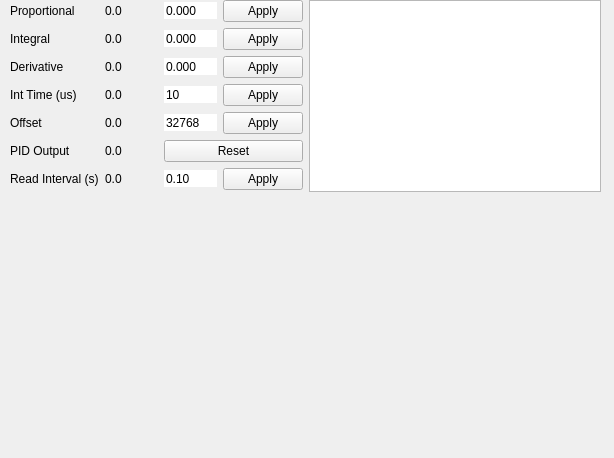
<?xml version="1.0" encoding="UTF-8"?>
<ui version="4.0">
 <class>MainWindow</class>
 <widget class="QMainWindow" name="MainWindow">
  <property name="geometry">
   <rect>
    <x>0</x>
    <y>0</y>
    <width>614</width>
    <height>458</height>
   </rect>
  </property>
  <property name="windowTitle">
   <string>Lockbox Monitor</string>
  </property>
  <property name="styleSheet">
   <string notr="true"/>
  </property>
  <property name="toolButtonStyle">
   <enum>Qt::ToolButtonIconOnly</enum>
  </property>
  <widget class="QWidget" name="centralwidget">
   <widget class="QWidget" name="verticalLayoutWidget">
    <property name="geometry">
     <rect>
      <x>10</x>
      <y>0</y>
      <width>591</width>
      <height>441</height>
     </rect>
    </property>
    <layout class="QVBoxLayout" name="verticalLayout_2">
     <item>
      <layout class="QHBoxLayout" name="horizontalLayout_2">
       <item>
        <layout class="QGridLayout" name="gridLayout">
         <item row="3" column="0">
          <widget class="QLabel" name="labe_int">
           <property name="text">
            <string>Int Time (us)</string>
           </property>
          </widget>
         </item>
         <item row="0" column="0">
          <widget class="QLabel" name="label_P">
           <property name="text">
            <string>Proportional</string>
           </property>
          </widget>
         </item>
         <item row="3" column="2">
          <widget class="QDoubleSpinBox" name="intput_int_time">
           <property name="frame">
            <bool>false</bool>
           </property>
           <property name="buttonSymbols">
            <enum>QAbstractSpinBox::NoButtons</enum>
           </property>
           <property name="decimals">
            <number>0</number>
           </property>
           <property name="maximum">
            <double>1000000.000000000000000</double>
           </property>
           <property name="value">
            <double>10.000000000000000</double>
           </property>
          </widget>
         </item>
         <item row="1" column="2">
          <widget class="QDoubleSpinBox" name="intput_I">
           <property name="frame">
            <bool>false</bool>
           </property>
           <property name="buttonSymbols">
            <enum>QAbstractSpinBox::NoButtons</enum>
           </property>
           <property name="decimals">
            <number>3</number>
           </property>
          </widget>
         </item>
         <item row="2" column="3">
          <widget class="QPushButton" name="set_D">
           <property name="text">
            <string>Apply</string>
           </property>
          </widget>
         </item>
         <item row="4" column="0">
          <widget class="QLabel" name="label_offset">
           <property name="text">
            <string>Offset</string>
           </property>
          </widget>
         </item>
         <item row="4" column="2">
          <widget class="QDoubleSpinBox" name="input_offset">
           <property name="frame">
            <bool>false</bool>
           </property>
           <property name="buttonSymbols">
            <enum>QAbstractSpinBox::NoButtons</enum>
           </property>
           <property name="decimals">
            <number>0</number>
           </property>
           <property name="maximum">
            <double>65535.000000000000000</double>
           </property>
           <property name="value">
            <double>32768.000000000000000</double>
           </property>
          </widget>
         </item>
         <item row="1" column="3">
          <widget class="QPushButton" name="set_I">
           <property name="text">
            <string>Apply</string>
           </property>
          </widget>
         </item>
         <item row="3" column="3">
          <widget class="QPushButton" name="set_int_time">
           <property name="text">
            <string>Apply</string>
           </property>
          </widget>
         </item>
         <item row="3" column="1">
          <widget class="QLabel" name="val_int">
           <property name="text">
            <string>0.0</string>
           </property>
          </widget>
         </item>
         <item row="4" column="3">
          <widget class="QPushButton" name="set_offset">
           <property name="text">
            <string>Apply</string>
           </property>
          </widget>
         </item>
         <item row="4" column="1">
          <widget class="QLabel" name="val_offset">
           <property name="text">
            <string>0.0</string>
           </property>
          </widget>
         </item>
         <item row="5" column="1">
          <widget class="QLabel" name="val_PIDout">
           <property name="text">
            <string>0.0</string>
           </property>
          </widget>
         </item>
         <item row="0" column="1">
          <widget class="QLabel" name="val_P">
           <property name="text">
            <string>0.0</string>
           </property>
          </widget>
         </item>
         <item row="2" column="0">
          <widget class="QLabel" name="label_D">
           <property name="text">
            <string>Derivative</string>
           </property>
          </widget>
         </item>
         <item row="6" column="0">
          <widget class="QLabel" name="label_read">
           <property name="text">
            <string>Read Interval (s)</string>
           </property>
          </widget>
         </item>
         <item row="0" column="2">
          <widget class="QDoubleSpinBox" name="input_P">
           <property name="frame">
            <bool>false</bool>
           </property>
           <property name="buttonSymbols">
            <enum>QAbstractSpinBox::NoButtons</enum>
           </property>
           <property name="keyboardTracking">
            <bool>true</bool>
           </property>
           <property name="decimals">
            <number>3</number>
           </property>
          </widget>
         </item>
         <item row="6" column="2">
          <widget class="QDoubleSpinBox" name="input_read">
           <property name="frame">
            <bool>false</bool>
           </property>
           <property name="buttonSymbols">
            <enum>QAbstractSpinBox::NoButtons</enum>
           </property>
           <property name="singleStep">
            <double>0.010000000000000</double>
           </property>
           <property name="value">
            <double>0.100000000000000</double>
           </property>
          </widget>
         </item>
         <item row="5" column="2" colspan="2">
          <widget class="QPushButton" name="reset">
           <property name="text">
            <string>Reset</string>
           </property>
          </widget>
         </item>
         <item row="6" column="3">
          <widget class="QPushButton" name="set_read">
           <property name="text">
            <string>Apply</string>
           </property>
          </widget>
         </item>
         <item row="6" column="1">
          <widget class="QLabel" name="val_PIDout_2">
           <property name="text">
            <string>0.0</string>
           </property>
          </widget>
         </item>
         <item row="5" column="0">
          <widget class="QLabel" name="label_PIDout">
           <property name="text">
            <string>PID Output</string>
           </property>
          </widget>
         </item>
         <item row="1" column="0">
          <widget class="QLabel" name="label_I">
           <property name="text">
            <string>Integral</string>
           </property>
          </widget>
         </item>
         <item row="2" column="1">
          <widget class="QLabel" name="val_D">
           <property name="text">
            <string>0.0</string>
           </property>
          </widget>
         </item>
         <item row="0" column="3">
          <widget class="QPushButton" name="set_P">
           <property name="text">
            <string>Apply</string>
           </property>
          </widget>
         </item>
         <item row="1" column="1">
          <widget class="QLabel" name="val_I">
           <property name="text">
            <string>0.0</string>
           </property>
          </widget>
         </item>
         <item row="2" column="2">
          <widget class="QDoubleSpinBox" name="input_D">
           <property name="frame">
            <bool>false</bool>
           </property>
           <property name="buttonSymbols">
            <enum>QAbstractSpinBox::NoButtons</enum>
           </property>
           <property name="decimals">
            <number>3</number>
           </property>
          </widget>
         </item>
        </layout>
       </item>
       <item>
        <widget class="QTextBrowser" name="statusText">
         <property name="enabled">
          <bool>true</bool>
         </property>
         <property name="sizePolicy">
          <sizepolicy hsizetype="Preferred" vsizetype="Preferred">
           <horstretch>0</horstretch>
           <verstretch>0</verstretch>
          </sizepolicy>
         </property>
        </widget>
       </item>
      </layout>
     </item>
     <item>
      <widget class="PlotWidget" name="output_plot" native="true">
       <property name="sizePolicy">
        <sizepolicy hsizetype="Expanding" vsizetype="Expanding">
         <horstretch>0</horstretch>
         <verstretch>0</verstretch>
        </sizepolicy>
       </property>
       <property name="minimumSize">
        <size>
         <width>300</width>
         <height>0</height>
        </size>
       </property>
      </widget>
     </item>
    </layout>
   </widget>
  </widget>
 </widget>
 <customwidgets>
  <customwidget>
   <class>PlotWidget</class>
   <extends>QWidget</extends>
   <header>pyqtgraph</header>
   <container>1</container>
  </customwidget>
 </customwidgets>
 <resources/>
 <connections/>
</ui>
